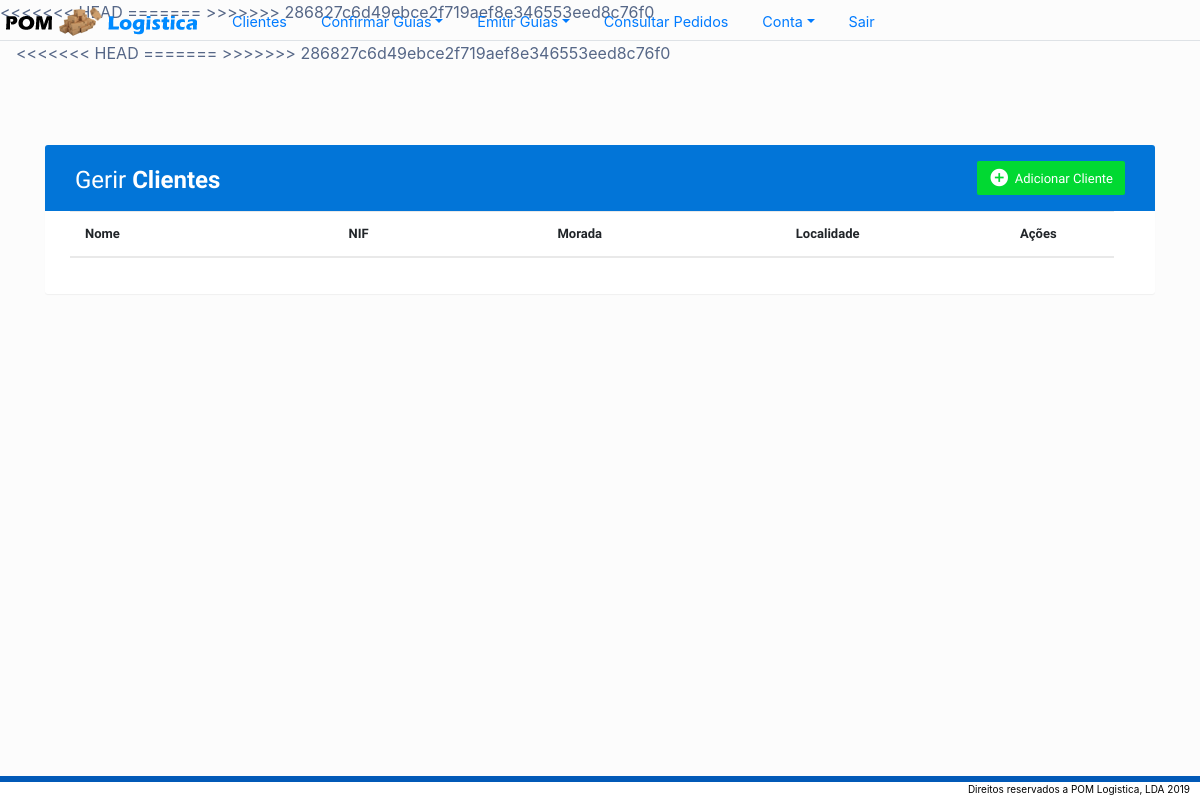
Before: /ListarClientes_operador.php with the older database file.
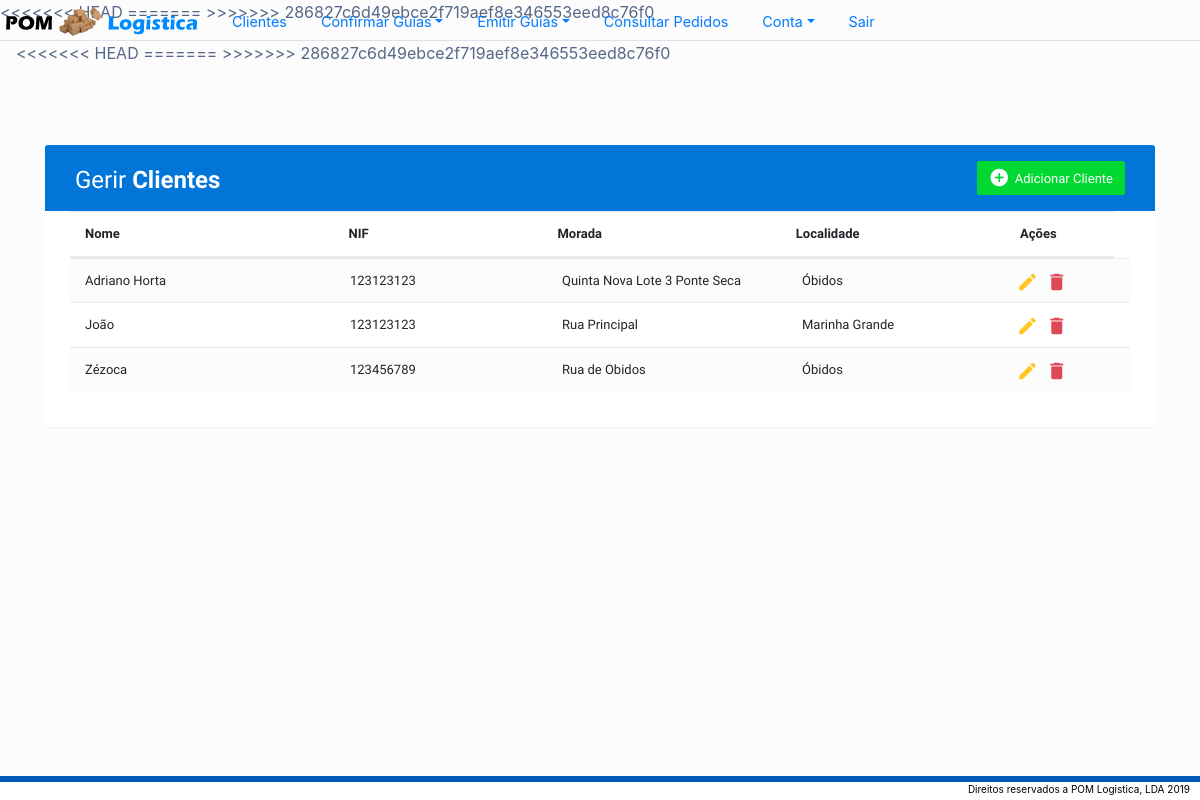
After: the same page with the newer database file.
### tables this page shows
CREATE TABLE `cliente` (
  `id` int(11) NOT NULL,
  `nome` text NOT NULL,
  `nif` int(9) NOT NULL,
  `morada` text NOT NULL,
  `localidade` text NOT NULL
);

### ListarClientes_operador.php (the view, shortened to what this page needs)
<!DOCTYPE html>
<html lang=pt dir="ltr">
<?php
include 'navbarOperador.php';
include 'db.php';
?>
<head>
    <link rel="stylesheet" href="https://maxcdn.bootstrapcdn.com/font-awesome/4.7.0/css/font-awesome.min.css">
    <link rel="stylesheet" href="https://cdnjs.cloudflare.com/ajax/libs/font-awesome/4.7.0/css/font-awesome.min.css">
    <link rel="stylesheet" href="https://stackpath.bootstrapcdn.com/bootstrap/4.3.1/css/bootstrap.min.css">
    <link rel="stylesheet" href="styles\table.css">
</head>
<body>
    <form style="font-family: 'Varela Round', sans-serif; font-size:13px" action="ListarClientes_operador.php" method="post" novalidate>
        <div class="container">
            <div class="table-wrapper" style="margin-top:5rem">
                <div class="table-title" style="background-color:#0275d8;">
                    <div class="row">
                        <div class="col-sm-6">
                            <h2>Gerir <b>Clientes</b></h2>
                        </div>
                        <div class="col-sm-6">
                            <a href="#addEmployeeModal" class="btn btn-success" data-toggle="modal"><i class="material-icons">&#xE147;</i> <span>Adicionar Cliente</span></a>
                        </div>
                    </div>
                </div>
                <table class="table table-striped table-hover" style="margin-top:-0.6rem;">
                    <thead>
                        <tr>
                            <th style="width:25%">Nome</th>
                            <th style="width:20%; padding: 0rem 1.1rem">NIF</th>
                            <th style="width:15rem; padding: 0rem 1.1rem">Morada</th>
                            <th style="padding: 0 1rem">Localidade</th>
                            <th style="padding: 0; width:9%">Ações</th>
                        </tr>
                    </thead>
                    <tbody>
                        <?php
                        $dados = mysqli_query($conn, "SELECT * FROM cliente");
                        foreach ($dados as $eachRow) {
                            $buscaId = $eachRow['id'];
                            $nome = $eachRow['nome'];
                            $nif = $eachRow['nif'];
                            $morada = $eachRow['morada'];
                            $localidade = $eachRow['localidade'];
                            echo '<tr>';
                            echo '<td style="width:25%"> ' . $nome . '</td>';
                            echo '<td style="width:20%"> ' . $nif . '</td>';
                            echo '<td style="width:15rem;"> ' . $morada . '</td>';
                            echo '<td> ' . $localidade . '</td>';
                            echo '<td style="padding: 0 3.495rem">';
                            ?>
                            <button type="button" style="width:1px; height:1.5rem; color:#ffc107;" value="<?php echo $buscaId ?>" name="teste4" id="teste4" href="#editEmployeeModal" class="btn" data-toggle="modal"><i class="material-icons" style="margin-left:-11px; margin-top:-15px" data-toggle="tooltip" title="Editar">&#xE254;</i></button>
                            <button type="button" style="width:1px; height:1.5rem;" class="btn" value="<?php echo $buscaId ?>" name="teste2" id="teste2" data-toggle="modal" data-target="#deleteEmployeeModal"><i class="material-icons" style="color:#dc3545; margin-left:-11px; margin-top:-15px" data-toggle="tooltip" title="Apagar">&#xE872;</i></button>
                            <?php '</td>';
                            echo '</tr>';
                        }
                        ?><div id="Testeeee"></div>
                    </tbody>
                </table>
            </div>
        </div>
    </form>
</body>
</html>

Changed rows visible on the page:
added cliente: nome "Adriano Horta", nif "123123123", morada "Quinta Nova Lote 3 Ponte Seca", localidade "Óbidos", $buscaId 5 (drawn)
added cliente: nome "João", nif "123123123", morada "Rua Principal", localidade "Marinha Grande", $buscaId 6 (drawn)
added cliente: nome "Zézoca", nif "123456789", morada "Rua de Obidos", localidade "Óbidos", $buscaId 7 (drawn)
